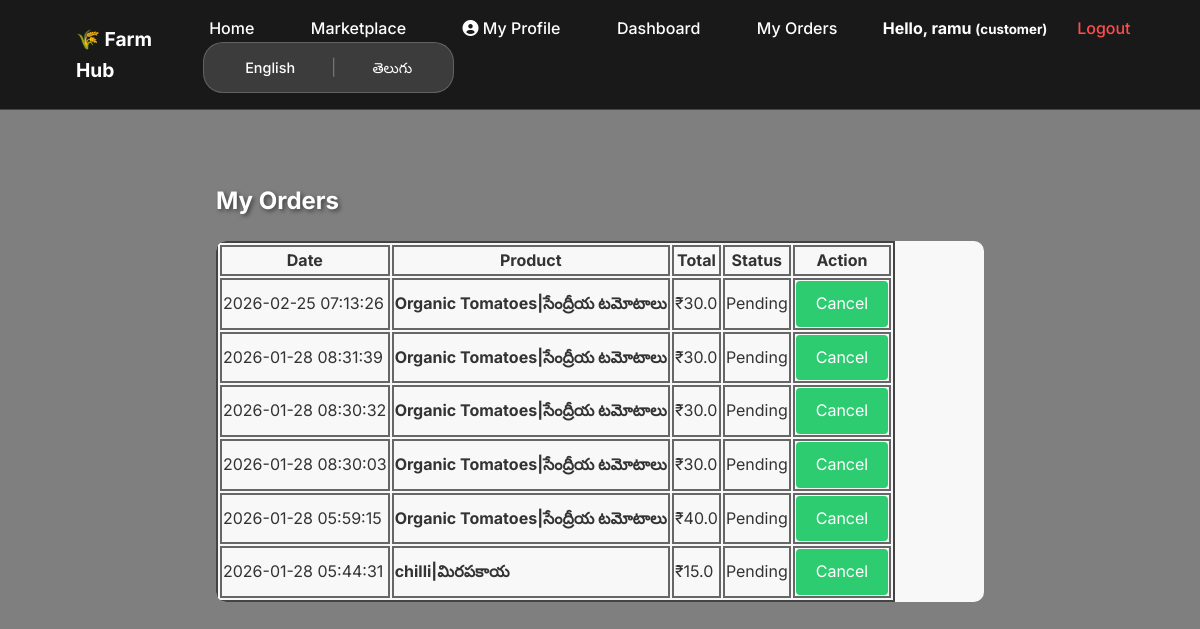
Page /orders (signed in) on the committed database.
### tables this page shows
CREATE TABLE orders (
        id INTEGER PRIMARY KEY AUTOINCREMENT, 
        customer_id INTEGER NOT NULL, 
        product_id INTEGER NOT NULL, 
        quantity_kg INTEGER NOT NULL, 
        total_price REAL NOT NULL, 
        payment_method TEXT NOT NULL, 
        order_date TIMESTAMP DEFAULT CURRENT_TIMESTAMP, 
        status TEXT DEFAULT 'Pending', 
        FOREIGN KEY (customer_id) REFERENCES users (id), 
        FOREIGN KEY (product_id) REFERENCES products (id));

CREATE TABLE products (
        id INTEGER PRIMARY KEY AUTOINCREMENT, 
        farmer_id INTEGER NOT NULL, 
        name TEXT NOT NULL, 
        category TEXT, 
        price REAL NOT NULL, 
        stock_kg INTEGER NOT NULL, 
        image_url TEXT, 
        FOREIGN KEY (farmer_id) REFERENCES users (id));

### app.py (the view)
@app.route('/orders')
@login_required
def view_orders():
    conn = get_db_connection()
    role = session['role']
    if role == 'farmer':
        orders = conn.execute('''SELECT o.*, p.name as product_name, u.name as customer_name, u.address as customer_address
                                  FROM orders o
                                  JOIN products p ON o.product_id = p.id
                                  JOIN users u ON o.customer_id = u.id
                                  WHERE p.farmer_id = ? ORDER BY o.order_date DESC''', (session['user_id'],)).fetchall()
        template = 'farmer_orders.html'
    else:
        orders = conn.execute('''SELECT o.*, p.name as product_name, u.name as farmer_name
                                  FROM orders o
                                  JOIN products p ON o.product_id = p.id
                                  JOIN users u ON p.farmer_id = u.id
                                  WHERE o.customer_id = ? ORDER BY o.order_date DESC''', (session['user_id'],)).fetchall()
        template = 'customer_orders.html'
    conn.close()
    return render_template(template, orders=orders)

### app.py (called while the page is built)
def get_locale():
    return session.get('lang', request.accept_languages.best_match(['en', 'te']))

def get_db_connection():
    conn = sqlite3.connect(DB_NAME, timeout=20)
    conn.row_factory = sqlite3.Row
    conn.execute('PRAGMA journal_mode=WAL;')
    return conn

def login_required(f):
    @wraps(f)
    def wrapper(*args, **kwargs):
        if 'user_id' not in session:
            flash(_('Please log in first.'), 'danger')
            return redirect(url_for('login'))
        return f(*args, **kwargs)
    return wrapper

### templates/customer_orders.html (shortened to what this page needs)
{% extends 'base.html' %}
{% block content %}
<div class="container mt-4">
    <h2 class="mb-4">My Orders</h2>
    <div class="table-responsive p-3 shadow-lg">
        <table class="table table-bordered align-middle">
            <thead class="table-light">
                <tr>
                    <th>Date</th>
                    <th>Product</th>
                    <th>Total</th>
                    <th>Status</th>
                    <th>Action</th>
                </tr>
            </thead>
            <tbody>
                {% for o in orders %}
                <tr>
                    <td>{{ o['order_date'] }}</td>
                    <td><strong>{{ o['product_name'] }}</strong></td>
                    <td>₹{{ o['total_price'] }}</td>
                    <td>
                        <span class="badge {% if o['status'] == 'Pending' %}bg-warning text-dark{% elif o['status'] == 'Cancelled' %}bg-danger{% else %}bg-success{% endif %}">
                            {{ o['status'] }}
                        </span>
                    </td>
                    <td>
                        {% if o['status'] == 'Pending' %}
                        <a href="{{ url_for('cancel_order', order_id=o['id']) }}"
                           class="btn btn-sm btn-outline-danger"
                           onclick="return confirm('Cancel this order?')">Cancel</a>
                        {% endif %}
                    </td>
                </tr>
                {% endfor %}
            </tbody>
        </table>
    </div>
</div>
{% endblock %}

### static/style.css (style rules this page uses)
:root { --primary-color: #2ecc71; --secondary-color: #27ae60; --dark-color: #34495e; --light-color: #ecf0f1; --danger-color: #e74c3c; }
body { font-family: 'Segoe UI', Tahoma, Geneva, Verdana, sans-serif; line-height: 1.6; margin: 0; background-color: #f4f7f6; color: #333; }
.container { width: 80%; margin: auto; overflow: hidden; padding: 2rem 0; }
.btn { display: inline-block; background: var(--primary-color); color: white; padding: 10px 20px; border: none; border-radius: 4px; cursor: pointer; text-decoration: none; }

### templates/base.html (style rules this page uses)
:root { --glass: rgba(255, 255, 255, 0.15); --border: rgba(255, 255, 255, 0.2); }
body { font-family: 'Inter', sans-serif; margin: 0; padding: 0; }
body { top: 0px !important; }

### templates/customer_orders.html (style rules this page uses)
body { background: linear-gradient(rgba(0, 0, 0, 0.5), rgba(0, 0, 0, 0.5)), url('https://images.unsplash.com/photo-1500382017468-9049fed747ef?ixlib=rb-4.0.3&auto=format&fit=crop&w=1920&q=80'); background-size: cover; background-position: center; background-attachment: fixed; min-height: 100vh; }
.table-responsive { background: rgba(255, 255, 255, 0.95) !important; border-radius: 10px; overflow: hidden; }
.table-bordered { border: 2px solid #444 !important; }
.table-bordered th, .table-bordered td { border: 2px solid #666 !important; }
h2 { color: white !important; text-shadow: 2px 2px 4px rgba(0,0,0,0.5); }

### rows in the picture
orders: order_date "2026-02-25 07:13:26", product_name "Organic Tomatoes|సేంద్రీయ టమోటాలు", total_price "30.0", status "Pending"
orders: order_date "2026-01-28 08:31:39", product_name "Organic Tomatoes|సేంద్రీయ టమోటాలు", total_price "30.0", status "Pending"
orders: order_date "2026-01-28 08:30:32", product_name "Organic Tomatoes|సేంద్రీయ టమోటాలు", total_price "30.0", status "Pending"
orders: order_date "2026-01-28 08:30:03", product_name "Organic Tomatoes|సేంద్రీయ టమోటాలు", total_price "30.0", status "Pending"
orders: order_date "2026-01-28 05:59:15", product_name "Organic Tomatoes|సేంద్రీయ టమోటాలు", total_price "40.0", status "Pending"
orders: order_date "2026-01-28 05:44:31", product_name "chilli|మిరపకాయ", total_price "15.0", status "Pending"

### other values in the picture
{{ session.get('name') }} "ramu"
{{ session.get('role') }} "customer"
